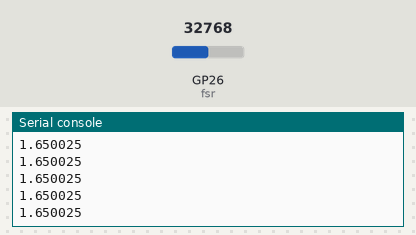
Simulated run of this program. Board: Raspberry Pi Pico running MicroPython. Shown: the last lines printed to the serial console. The inputs (shaded band) are chosen by the test bench; at power-on: GP26 (fsr) = 32768 (analog values on the 0–65535 scale).

Above: at 1.2 s.
1.3 s: GP26 (fsr) set to 45874
At 1.36 s:
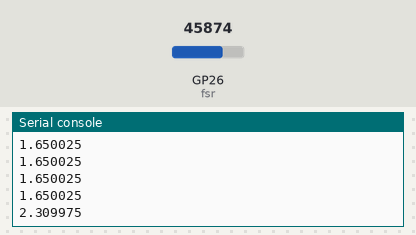
2.8 s: GP26 (fsr) set to 57670
At 2.83 s:
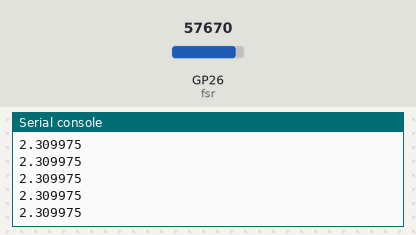
Timing chart, 0 to 5.8 s (numbered marks = the images above; inputs shaded):
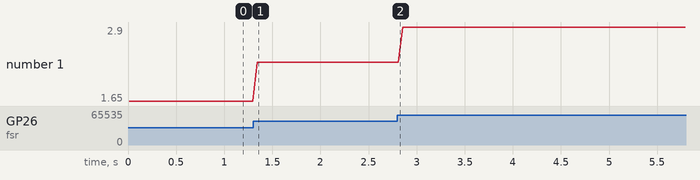

Measured:
- after the input at 1.3 s, the serial console: prints a new line at once (image 1)
- plotted number 1: 1.65 → 2.31 after the input at 1.3 s, 2.31 → 2.9 after the input at 2.8 s

The program:

main.py
```python
"""
Streams Grove FSR (A0→GP26) voltage readings over USB.
Also displays current force level on LED bar light.
"""

import machine
from machine import ADC, Pin
import time
import uos
from my9221 import MY9221

# Voltage thresholds (uncomment the relevant thresholds based on which FSR you are using)
# VOLTAGE_THRESHOLDS = [0.99, 2.99]  # FSR 1
VOLTAGE_THRESHOLDS = [0.91754631, 3.05528719]  # FSR 2

# Grove Shield: LED bar on D16 (DI = GP16, CLK = GP17)
ledbar = MY9221(di=Pin(16), dcki=Pin(17))

# Grove Shield: A0 is connected to GP26 (ADC0), A1 → GP27 (ADC1), A2 → GP28 (ADC2)
fsr = ADC(Pin(26))  # GP26 = ADC0

# Setup USB serial communication
uart = machine.UART(0, baudrate=115200)

# Stream FSR voltage readings continuously
while True:
    value = fsr.read_u16()  # 16-bit value (0–65535)
    voltage = (value / 65535) * 3.3  # convert to voltage (assuming 3.3V ref)

    # Set LED bar level according to level 1, 2 and 3 thresholds
    # Force level 2
    if voltage > VOLTAGE_THRESHOLDS[0] and voltage <= VOLTAGE_THRESHOLDS[1]:
        ledbar.level(2, 0x0F)  # 2 bars at 50% brightness
    # Force level 3
    elif voltage > VOLTAGE_THRESHOLDS[1]:
        ledbar.level(3, 0x0F)  # 3 bars at 50% brightness
    # Force level 1
    else:
        ledbar.level(1, 0x0F)  # 1 bars at 50% brightness

    # Print voltage (streams over USB)
    print(voltage)
    time.sleep(0.033)  # ~33 ms per sample = 30 Hz
```

my9221.py
```python
"""
MicroPython MY9221 LED driver
https://github.com/mcauser/micropython-my9221

MIT License
Copyright (c) 2018 Mike Causer

Permission is hereby granted, free of charge, to any person obtaining a copy
of this software and associated documentation files (the "Software"), to deal
in the Software without restriction, including without limitation the rights
to use, copy, modify, merge, publish, distribute, sublicense, and/or sell
copies of the Software, and to permit persons to whom the Software is
furnished to do so, subject to the following conditions:

The above copyright notice and this permission notice shall be included in all
copies or substantial portions of the Software.

THE SOFTWARE IS PROVIDED "AS IS", WITHOUT WARRANTY OF ANY KIND, EXPRESS OR
IMPLIED, INCLUDING BUT NOT LIMITED TO THE WARRANTIES OF MERCHANTABILITY,
FITNESS FOR A PARTICULAR PURPOSE AND NONINFRINGEMENT. IN NO EVENT SHALL THE
AUTHORS OR COPYRIGHT HOLDERS BE LIABLE FOR ANY CLAIM, DAMAGES OR OTHER
LIABILITY, WHETHER IN AN ACTION OF CONTRACT, TORT OR OTHERWISE, ARISING FROM,
OUT OF OR IN CONNECTION WITH THE SOFTWARE OR THE USE OR OTHER DEALINGS IN THE
SOFTWARE.
"""

from time import sleep_ms
from machine import Pin

class MY9221:
    def __init__(self, di, dcki, reverse=False):
        self._d = di
        self._c = dcki
        self._r = reverse
        self._d.init(Pin.OUT, value=0)
        self._c.init(Pin.OUT, value=0)

    def _latch(self):
        self._d(0)
        sleep_ms(1)
        for i in range(4):
            self._d(1)
            self._d(0)
        sleep_ms(1)

    def _write16(self, data):
        for i in range(15,-1,-1):
            self._d((data >> i) & 1)
            state = self._c()
            self._c(not state)

    def _begin(self):
        self._write16(0) # command: 8bit mode

    def _end(self):
        # unused last 2 channels are required to fill the 208 bit shift register
        self._write16(0)
        self._write16(0)
        self._latch()

    def reverse(self, val=None):
        if val is None:
            return self._r
        self._r = val

    def level(self, val, brightness=255):
        self._begin()
        for i in range(9,-1,-1) if self._r else range(10):
            self._write16(brightness if val > i else 0)
        self._end()

    def bits(self, val, brightness=255):
        val &= 0x3FF
        self._begin()
        for i in range(9,-1,-1) if self._r else range(10):
            self._write16(brightness if (val >> i) & 1 else 0)
        self._end()

    def bytes(self, buf):
        self._begin()
        for i in range(9,-1,-1) if self._r else range(10):
            self._write16(buf[i])
        self._end()
```
